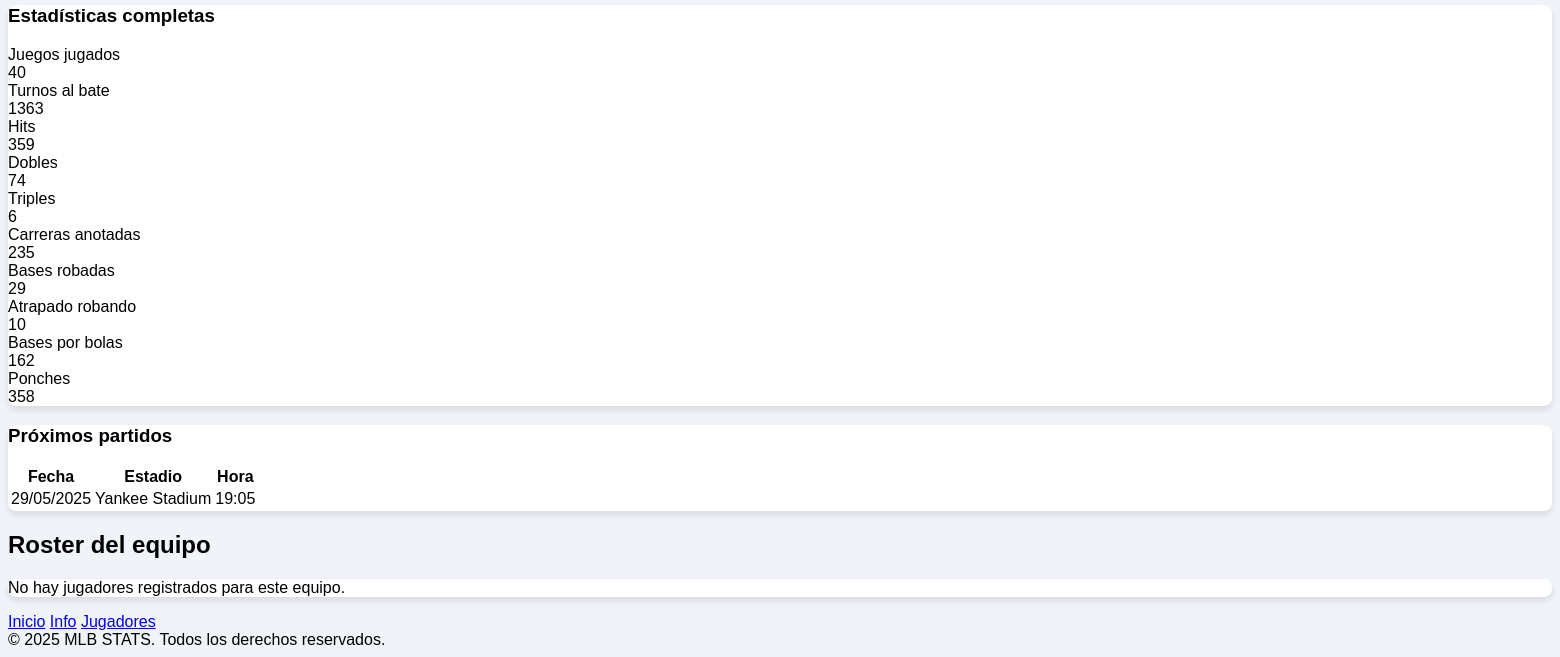
/equipo-detalle.php?id=147 (lower part), run on an earlier commit of the app's database.
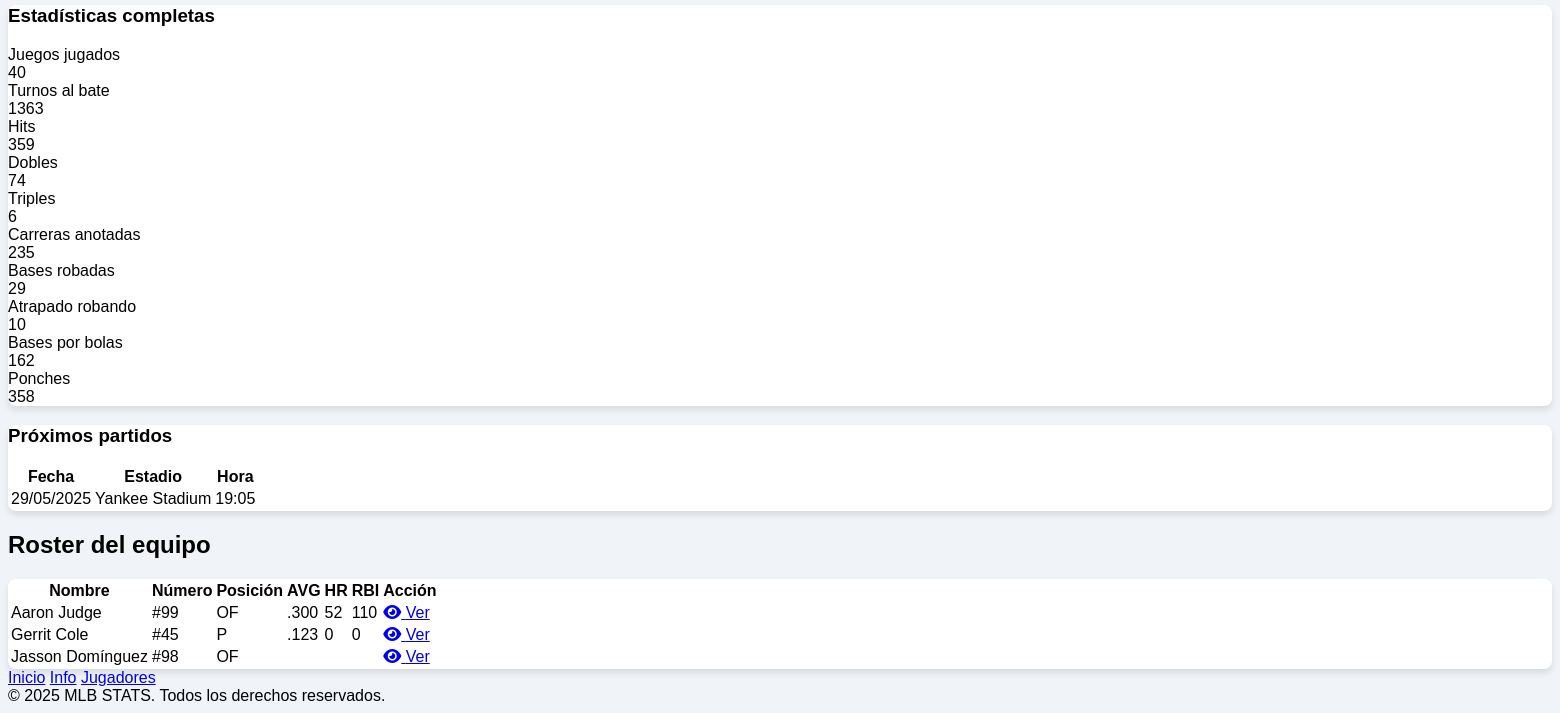
And on a later commit of the database.
### tables this page shows
CREATE TABLE `juegos` (
  `id_del_juego` int(11) NOT NULL,
  `id_del_equipo` int(11) NOT NULL,
  `estadio_donde_se_jugara` varchar(100) NOT NULL,
  `fecha_del_juego` date NOT NULL,
  `hora_inicio` time NOT NULL,
  `pitcher_abridor` varchar(100) DEFAULT NULL,
  `temporada` varchar(20) DEFAULT NULL,
  `descripcion` text DEFAULT NULL
);

CREATE TABLE `estadisticas_jugadores` (
  `id_estadistica` int(11) NOT NULL,
  `id_del_jugador` int(11) NOT NULL,
  `juegos_jugados` int(11) DEFAULT 0,
  `turnos_al_bate` int(11) DEFAULT 0,
  `carreras` int(11) DEFAULT 0,
  `hits` int(11) DEFAULT 0,
  `total_de_bases` int(11) DEFAULT 0,
  `dobles` int(11) DEFAULT 0,
  `triples` int(11) DEFAULT 0,
  `home_runs` int(11) DEFAULT 0,
  `carreas_impulsadas` int(11) DEFAULT 0,
  `bases_por_bola` int(11) DEFAULT 0,
  `pase_internacional` int(11) DEFAULT 0,
  `ponches` int(11) DEFAULT 0,
  `bases_robadas` int(11) DEFAULT 0,
  `atrapado_robando_base` int(11) DEFAULT 0,
  `promedio_de_bateo` decimal(4,3) DEFAULT 0.000,
  `promedio_de_enbasase` decimal(4,3) DEFAULT 0.000,
  `promedio_de_slugging` decimal(4,3) DEFAULT 0.000,
  `rollings_y_flyout` int(11) DEFAULT 0
);

CREATE TABLE `jugadores` (
  `id_del_jugador` int(11) NOT NULL,
  `nombre_del_jugador` varchar(100) NOT NULL,
  `edad_del_jugador` int(11) DEFAULT NULL,
  `numero_del_jugador` int(11) DEFAULT NULL,
  `id_del_equipo` int(11) DEFAULT NULL,
  `id_de_la_liga` int(11) DEFAULT NULL,
  `debut_del_jugador` date DEFAULT NULL,
  `genero_del_jugador` enum('M','F','Otro') DEFAULT NULL,
  `estatura_de_jugador` decimal(5,2) DEFAULT NULL,
  `peso_del_jugador` decimal(5,2) DEFAULT NULL,
  `fecha_nacimiento` date DEFAULT NULL,
  `posicion_del_jugador` varchar(50) DEFAULT NULL,
  `mano_dominante_del_jugador` enum('Derecho','Izquierdo','Ambidiestro') DEFAULT NULL,
  `apodo_del_jugador` varchar(100) DEFAULT NULL,
  `año_draft` year(4) DEFAULT NULL,
  `lugar_de_nacimiento` int(11) DEFAULT 0
);

### equipo-detalle.php (the view, shortened to what the changed rows need)
<!DOCTYPE html>
<html lang="es">
<head>
    <script src="assets/tailwind.js"></script>
    <link rel="stylesheet" href="assets/fontawesome.css">
</head>
<body class="flex flex-col bg-gray-100 min-h-screen">
    <?php
    function clearN($clearable){
            return substr($clearable, 1);
        }
        $servername = "localhost";
        $username = "root";
        $password = "";
        $dbname = "baseball_db";
        $conn = new mysqli($servername, $username, $password, $dbname);
        if (isset($_GET['id']) && !empty($_GET['id'])) {
            $id_equipo = $conn->real_escape_string($_GET['id']);
            $sql = "SELECT e.*, l.nombre_de_la_liga, ee.*
                    FROM equipos e
                    LEFT JOIN ligas l ON e.id_de_la_liga = l.id_de_la_liga
                    LEFT JOIN estadisticas_equipos ee ON e.id_del_equipo = ee.id_del_equipo
                    WHERE e.id_del_equipo = '$id_equipo'";
            $result = $conn->query($sql);
            if ($result && $result->num_rows > 0) {
                $sql_jugadores = "SELECT j.id_del_jugador, j.nombre_del_jugador, j.numero_del_jugador, j.posicion_del_jugador,
                                    ej.promedio_de_bateo, ej.home_runs, ej.carreas_impulsadas
                                FROM jugadores j
                                LEFT JOIN estadisticas_jugadores ej ON j.id_del_jugador = ej.id_del_jugador
                                WHERE j.id_del_equipo = '$id_equipo'
                                ORDER BY j.nombre_del_jugador ASC";
                $result_jugadores = $conn->query($sql_jugadores);
                $sql_partidos = "SELECT j.fecha_del_juego, j.estadio_donde_se_jugara, j.hora_inicio, j.descripcion
                                FROM juegos j
                                WHERE j.id_del_equipo = '$id_equipo'
                                ORDER BY j.fecha_del_juego DESC LIMIT 5";
                $result_partidos = $conn->query($sql_partidos);
                ?>
                <main class="container mx-auto px-4 py-8 flex-grow">
                    <div class="grid grid-cols-1 md:grid-cols-2 gap-6 mb-8">
                        <div class="stats-card p-6">
                            <?php if ($result_partidos && $result_partidos->num_rows > 0): ?>
                                <div class="overflow-x-auto">
                                    <table class="min-w-full">
                                        <thead>
                                            <tr class="border-b border-gray-200">
                                                <th class="text-left py-2 text-sm font-medium text-gray-600">Fecha</th>
                                                <th class="text-left py-2 text-sm font-medium text-gray-600">Estadio</th>
                                                <th class="text-left py-2 text-sm font-medium text-gray-600">Hora</th>
                                            </tr>
                                        </thead>
                                        <tbody>
                                            <?php while ($partido = $result_partidos->fetch_assoc()): ?>
                                                <tr class="border-b border-gray-100">
                                                    <td class="py-3 text-sm">
                                                        <?php echo date('d/m/Y', strtotime($partido['fecha_del_juego'])); ?></td>
                                                    <td class="py-3 text-sm"><?php echo htmlspecialchars($partido['estadio_donde_se_jugara']); ?>
                                                    </td>
                                                    <td class="py-3 text-sm">
                                                        <?php echo date('H:i', strtotime($partido['hora_inicio'])); ?></td>
                                                </tr>
                                            <?php endwhile; ?>
                                        </tbody>
                                    </table>
                                </div>
                            <?php else: ?>
                                <p class="text-gray-600">No hay partidos programados próximamente.</p>
                            <?php endif; ?>
                        </div>
                    </div>
                    <h2 class="text-2xl font-bold mb-4 text-gray-800">Roster del equipo</h2>
                    <div class="stats-card p-6 mb-8">
                        <?php if ($result_jugadores && $result_jugadores->num_rows > 0): ?>
                            <div class="overflow-x-auto">
                                <table class="min-w-full divide-y divide-gray-200">
                                    <thead>
                                        <tr>
                                            <th class="px-4 py-3 text-left text-xs font-medium text-gray-500 uppercase tracking-wider">Nombre</th>
                                            <th class="px-4 py-3 text-left text-xs font-medium text-gray-500 uppercase tracking-wider">Número</th>
                                            <th class="px-4 py-3 text-left text-xs font-medium text-gray-500 uppercase tracking-wider">Posición</th>
                                            <th class="px-4 py-3 text-left text-xs font-medium text-gray-500 uppercase tracking-wider">AVG</th>
                                            <th class="px-4 py-3 text-left text-xs font-medium text-gray-500 uppercase tracking-wider">HR</th>
                                            <th class="px-4 py-3 text-left text-xs font-medium text-gray-500 uppercase tracking-wider">RBI</th>
                                            <th class="px-4 py-3 text-left text-xs font-medium text-gray-500 uppercase tracking-wider">Acción</th>
                                        </tr>
                                    </thead>
                                    <tbody class="bg-white divide-y divide-gray-200">
                                        <?php while ($jugador = $result_jugadores->fetch_assoc()): ?>
                                            <tr class="player-row">
                                                <td class="px-4 py-4 whitespace-nowrap">
                                                    <div class="text-sm font-medium text-gray-900">
                                                        <?php echo htmlspecialchars($jugador['nombre_del_jugador']); ?>
                                                    </div>
                                                </td>
                                                <td class="px-4 py-4 whitespace-nowrap">
                                                    <div class="text-sm text-gray-500">
                                                        #<?php echo htmlspecialchars($jugador['numero_del_jugador']); ?>
                                                    </div>
                                                </td>
                                                <td class="px-4 py-4 whitespace-nowrap">
                                                    <div class="text-sm text-gray-500">
                                                        <?php echo htmlspecialchars($jugador['posicion_del_jugador']); ?>
                                                    </div>
                                                </td>
                                                <td class="px-4 py-4 whitespace-nowrap">
                                                    <div class="text-sm text-gray-500">
                                                        <?php echo clearN($jugador['promedio_de_bateo']); ?>
                                                    </div>
                                                </td>
                                                <td class="px-4 py-4 whitespace-nowrap">
                                                    <div class="text-sm text-gray-500">
                                                        <?php echo htmlspecialchars($jugador['home_runs']); ?>
                                                    </div>
                                                </td>
                                                <td class="px-4 py-4 whitespace-nowrap">
                                                    <div class="text-sm text-gray-500">
                                                        <?php echo htmlspecialchars($jugador['carreas_impulsadas']); ?>
                                                    </div>
                                                </td>
                                                <td class="px-4 py-4 whitespace-nowrap text-sm font-medium">
                                                    <a href="jugador-detalle.php?id=<?php echo $jugador['id_del_jugador']; ?>" class="text-blue-600 hover:text-blue-900">
                                                        <i class="fas fa-eye mr-1"></i> Ver
                                                    </a>
                                                </td>
                                            </tr>
                                        <?php endwhile; ?>
                                    </tbody>
                                </table>
                            </div>
                        <?php else: ?>
                            <p class="text-gray-600">No hay jugadores registrados para este equipo.</p>
                        <?php endif; ?>
                    </div>
                </main>
            <?php
            }
        }
    ?>
</body>
</html>

What changed in the data, as far as the page shows it:
added estadisticas_jugadores: id_del_jugador.nombre_del_jugador "Aaron Judge", id_del_jugador.numero_del_jugador "99", id_del_jugador.posicion_del_jugador "OF", promedio_de_bateo ".300", home_runs "52", carreas_impulsadas "110"
added estadisticas_jugadores: id_del_jugador.nombre_del_jugador "Gerrit Cole", id_del_jugador.numero_del_jugador "45", id_del_jugador.posicion_del_jugador "P", promedio_de_bateo ".123", home_runs "0", carreas_impulsadas "0"
added jugadores: nombre_del_jugador "Jasson Domínguez", numero_del_jugador "98", posicion_del_jugador "OF"
Also different on the page:
text no longer shown: "No hay jugadores registrados para este equipo."
text now shown: "Nombre Número Posición AVG HR RBI Acción"
